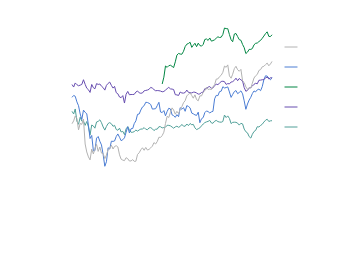

Vega-Lite specification stored for this chart:
### Vega-Lite specification from a JSON file in a GitHub repository (floating-point values rounded to 4 significant figures; data arrays with more than 128 entries replaced by an {"elided": "..."} marker saying what was removed)
{"background": null, "config": {"arc": {"fill": "#DBDBDB", "fillOpacity": 1.0, "innerRadius": 25.0, "padAngle": 0.03, "stroke": "black", "strokeOpacity": 1, "strokeWidth": 0.25}, "area": {"fill": "#DBDBDB", "fillOpacity": 1.0, "stroke": "black", "strokeOpacity": 1, "strokeWidth": 0.25}, "axis": {"domain": true, "domainCap": "round", "domainColor": "white", "domainWidth": 0.25, "grid": false, "gridCap": "round", "gridColor": "#F1F1F1", "gridDash": [0, 0], "gridOpacity": 1.0, "gridWidth": 0.25, "labelColor": "white", "labelFont": "Helvetica Neue, HelveticaNeue, Helvetica, Arial, sans-serif", "labelFontSize": 7, "labelFontStyle": "normal", "labelFontWeight": 400, "offset": 4.5, "ticks": true, "tickCap": "round", "tickColor": "white", "tickRound": false, "tickSize": 3, "tickWidth": 0.25, "titleColor": "white", "titleFont": "Helvetica Neue, HelveticaNeue, Helvetica, Arial, sans-serif", "titleFontSize": 7, "titleFontStyle": "normal", "titleFontWeight": 400}, "axisX": {"domain": true, "labelAlign": "center", "labelAngle": 0, "labels": true, "ticks": true, "translate": 0}, "axisY": {"domain": true, "labelAlign": "right", "labelAngle": 0, "labels": true, "ticks": true, "translate": 0}, "axisRight": {"domain": true, "labelAlign": "left", "labelAngle": 0, "labels": true, "ticks": true, "translate": 0}, "axisTop": {"domain": true, "labelAlign": "center", "labelAngle": 0, "labels": true, "ticks": true, "translate": 0}, "axisBand": {"tickOffset": 0}, "bar": {"fill": "#DBDBDB", "fillOpacity": 1.0, "stroke": "black", "strokeOpacity": 1, "strokeWidth": 0.25}, "boxplot": {"size": 9.0, "ticks": {"cornerRadius": 0.25, "fill": "white", "opacity": 1, "size": 4.5, "thickness": 0.25}, "box": {"fillOpacity": 1.0, "stroke": "black", "strokeOpacity": 1, "strokeWidth": 0.25}, "median": {"cornerRadius": 0, "fill": "black", "fillOpacity": 1.0, "opacity": 1, "size": 9.0, "thickness": 0.25}, "rule": {"fill": "white", "fillOpacity": 1.0, "size": 10.0, "stroke": "white", "strokeDash": [0, 0], "strokeOpacity": 1, "strokeWidth": 0.25}, "outliers": {"color": "white", "fill": "white", "fillOpacity": 1.0, "size": 0, "stroke": "black", "strokeOpacity": 1, "strokeWidth": 0.25}}, "circle": {"fill": "white", "fillOpacity": 1.0, "size": 1.25, "stroke": null, "strokeOpacity": 1, "strokeWidth": 0.25}, "errorband": {"band": {"fillOpacity": 0.6, "stroke": null, "strokeWidth": 0.25, "strokeOpacity": 1}, "borders": {"opacity": 0, "strokeOpacity": 0.25, "strokeWidth": 1}}, "errorbar": {"opacity": 1, "rule": {"strokeDash": [0, 0], "strokeWidth": 0.25}, "ticks": {"color": "white", "cornerRadius": 0.125, "opacity": 1, "size": 6.0, "thickness": 0.25}, "thickness": 0.25}, "font": "Helvetica Neue, HelveticaNeue, Helvetica, Arial, sans-serif", "geoshape": {"fill": "#DBDBDB", "fillOpacity": 1.0, "stroke": "white", "strokeOpacity": 1, "strokeWidth": 0.25}, "header": {"labelColor": "white", "labelFont": "Helvetica Neue, HelveticaNeue, Helvetica, Arial, sans-serif", "labelFontSize": 7, "labelFontStyle": "normal", "labelFontWeight": 400, "titleColor": "white", "titleFont": "Helvetica Neue, HelveticaNeue, Helvetica, Arial, sans-serif", "titleFontSize": 7, "titleFontStyle": "normal", "titleFontWeight": 400, "titlePadding": 0}, "legend": {"disable": false, "offset": 4.5, "titlePadding": 4, "labelOffset": 2, "gradientLabelOffset": 2, "gradientLength": 50.0, "gradientThickness": 5.0, "gradientOpacity": 1.0, "gradientStrokeColor": "white", "gradientStrokeWidth": 0.25, "labelColor": "white", "labelFont": "Helvetica Neue, HelveticaNeue, Helvetica, Arial, sans-serif", "labelFontSize": 7, "labelFontStyle": "normal", "labelFontWeight": 400, "strokeColor": "white", "strokeWidth": 0, "symbolSize": 42, "symbolStrokeColor": "white", "symbolStrokeWidth": 0.25, "titleColor": "white", "titleFont": "Helvetica Neue, HelveticaNeue, Helvetica, Arial, sans-serif", "titleFontSize": 7, "titleFontStyle": "normal", "titleFontWeight": 400}, "line": {"color": "white", "stroke": "white", "strokeCap": "butt", "strokeDash": [0, 0], "strokeOpacity": 1, "strokeWidth": 0.5}, "point": {"filled": true, "fill": "#DBDBDB", "fillOpacity": 1.0, "size": 5.0, "stroke": "black", "strokeOpacity": 1, "strokeWidth": 0.25}, "range": {"category": ["#B2B2B2", "#4A7CD3", "#008542", "#664CAF", "#509F98", "#636363", "#284F93", "#005226", "#382864", "#285753"], "diverging": {"scheme": ["#443E60", "#5F597E", "#7C759B", "#9994B6", "#B7B4CC", "#D6D5DC", "#F6F6F6", "#D1DAD9", "#A4C2BF", "#7AA9A4", "#578E89", "#37736E", "#1B5954"]}, "heatmap": {"scheme": ["#440154", "#472270", "#433E82", "#38598C", "#2C728E", "#238A8D", "#24A086", "#39B578", "#5DC862", "#96D646", "#CAE02D", "#FDE724"]}, "ordinal": {"scheme": ["#F1F1F1", "#DBDBDB", "#C6C6C6", "#B2B2B2", "#9D9D9D", "#898989", "#767676", "#636363", "#515151", "#404040", "#2F2F2F", "#1F1F1F"]}, "ramp": {"scheme": ["#440154", "#472270", "#433E82", "#38598C", "#2C728E", "#238A8D", "#24A086", "#39B578", "#5DC862", "#96D646", "#CAE02D", "#FDE724"]}}, "rule": {"color": "white", "stroke": "white", "strokeCap": "round", "strokeDash": [2, 2], "strokeOpacity": 1, "strokeWidth": 0.25}, "scale": {"barBandPaddingInner": 0.1, "rectBandPaddingInner": 0, "tickBandPaddingInner": 0.1, "bandPaddingOuter": 0.1, "bandWithNestedOffsetPaddingInner": 0.2, "bandWithNestedOffsetPaddingOuter": 0.2, "offsetBandPaddingInner": 0, "offsetBandPaddingOuter": 0, "round": false}, "rect": {"fill": "#DBDBDB", "fillOpacity": 1.0, "stroke": "black", "strokeOpacity": 1, "strokeWidth": 0.25}, "square": {"fill": "#DBDBDB", "fillOpacity": 1.0, "size": 10.0, "stroke": "black", "strokeOpacity": 1, "strokeWidth": 0.25}, "text": {"color": "white", "font": "Helvetica Neue, HelveticaNeue, Helvetica, Arial, sans-serif", "fontSize": 7, "fontStyle": "normal", "fontWeight": 400}, "tick": {"color": "white", "cornerRadius": 0.125, "opacity": 1.0, "size": 9.0, "thickness": 0.25}, "title": {"anchor": "middle", "frame": "group", "color": "white", "font": "Helvetica Neue, HelveticaNeue, Helvetica, Arial, sans-serif", "fontSize": 7, "fontStyle": "normal", "fontWeight": 400, "subtitleColor": "white", "subtitleFont": "Helvetica Neue, HelveticaNeue, Helvetica, Arial, sans-serif", "subtitleFontSize": "Helvetica Neue, HelveticaNeue, Helvetica, Arial, sans-serif", "subtitleFontStyle": "normal", "subtitleFontWeight": 400}, "trail": {"color": "white", "opacity": 1, "size": 0.5}, "view": {"continuousWidth": 100, "continuousHeight": 100, "discreteWidth": 100, "discreteHeight": 100, "fill": null, "stroke": null, "strokeWidth": 0.25}}, "layer": [{"data": {"name": "data-b0fe595546d47c5085f225c35730172c"}, "mark": {"type": "line"}, "encoding": {"color": {"field": "symbol", "title": "Symbol", "type": "nominal"}, "x": {"field": "date", "title": null, "type": "temporal"}, "y": {"axis": {"labelExpr": "round(log(datum.value) / log(10)) < 0 ? '10⁻' + (abs(round(log(datum.value) / log(10))) >= 10 ? '⁰¹²³⁴⁵⁶⁷⁸⁹'[floor(abs(round(log(datum.value) / log(10)))/10)] + '⁰¹²³⁴⁵⁶⁷⁸⁹'[abs(round(log(datum.value) / log(10)))%10] : '⁰¹²³⁴⁵⁶⁷⁸⁹'[abs(round(log(datum.value) / log(10)))]) : '10' + (abs(round(log(datum.value) / log(10))) >= 10 ? '⁰¹²³⁴⁵⁶⁷⁸⁹'[floor(abs(round(log(datum.value) / log(10)))/10)] + '⁰¹²³⁴⁵⁶⁷⁸⁹'[abs(round(log(datum.value) / log(10)))%10] : '⁰¹²³⁴⁵⁶⁷⁸⁹'[abs(round(log(datum.value) / log(10)))])", "values": [1, 10, 100, 1000]}, "field": "price", "scale": {"type": "log"}, "title": "Price (USD)", "type": "quantitative"}}}, {"data": {"name": "data-b0fe595546d47c5085f225c35730172c"}, "mark": {"type": "point", "opacity": 0}, "encoding": {"y": {"axis": {"domain": false, "grid": false, "labels": false, "orient": "left", "tickSize": 1.5, "ticks": true, "values": [2, 3, 4, 5, 6, 7, 8, 9, 20, 30, 40, 50, 60, 70, 80, 90, 200, 300, 400, 500, 600, 700, 800, 900]}, "field": "price", "scale": {"base": 10, "domain": [1, 1000], "type": "log"}, "title": null, "type": "quantitative"}}, "transform": [{"filter": "false"}]}], "resolve": {"axis": {"y": "independent"}}, "$schema": "https://vega.github.io/schema/vega-lite/v6.4.1.json", "datasets": {"data-b0fe595546d47c5085f225c35730172c": {"elided": "560 records"}}}
